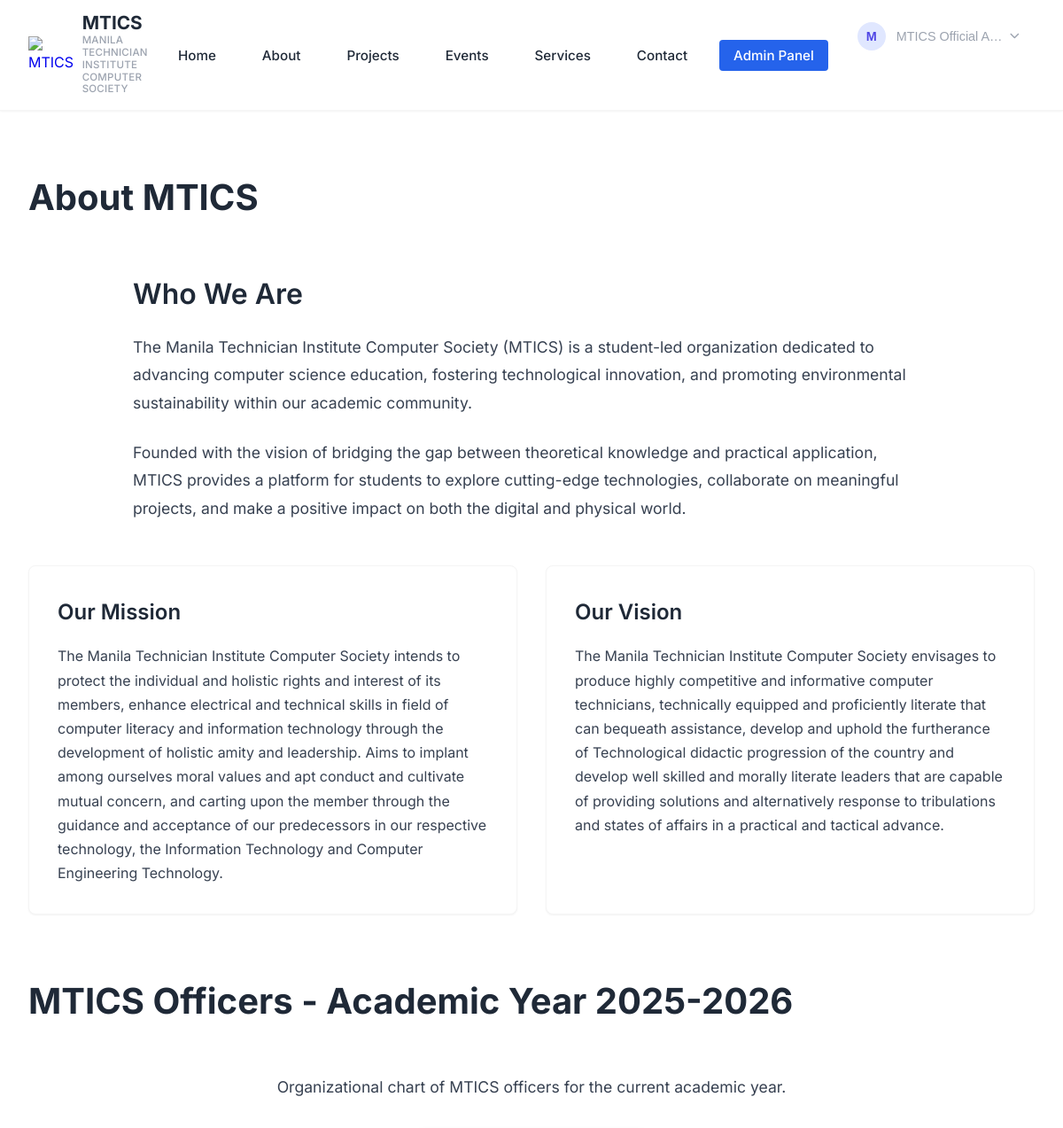
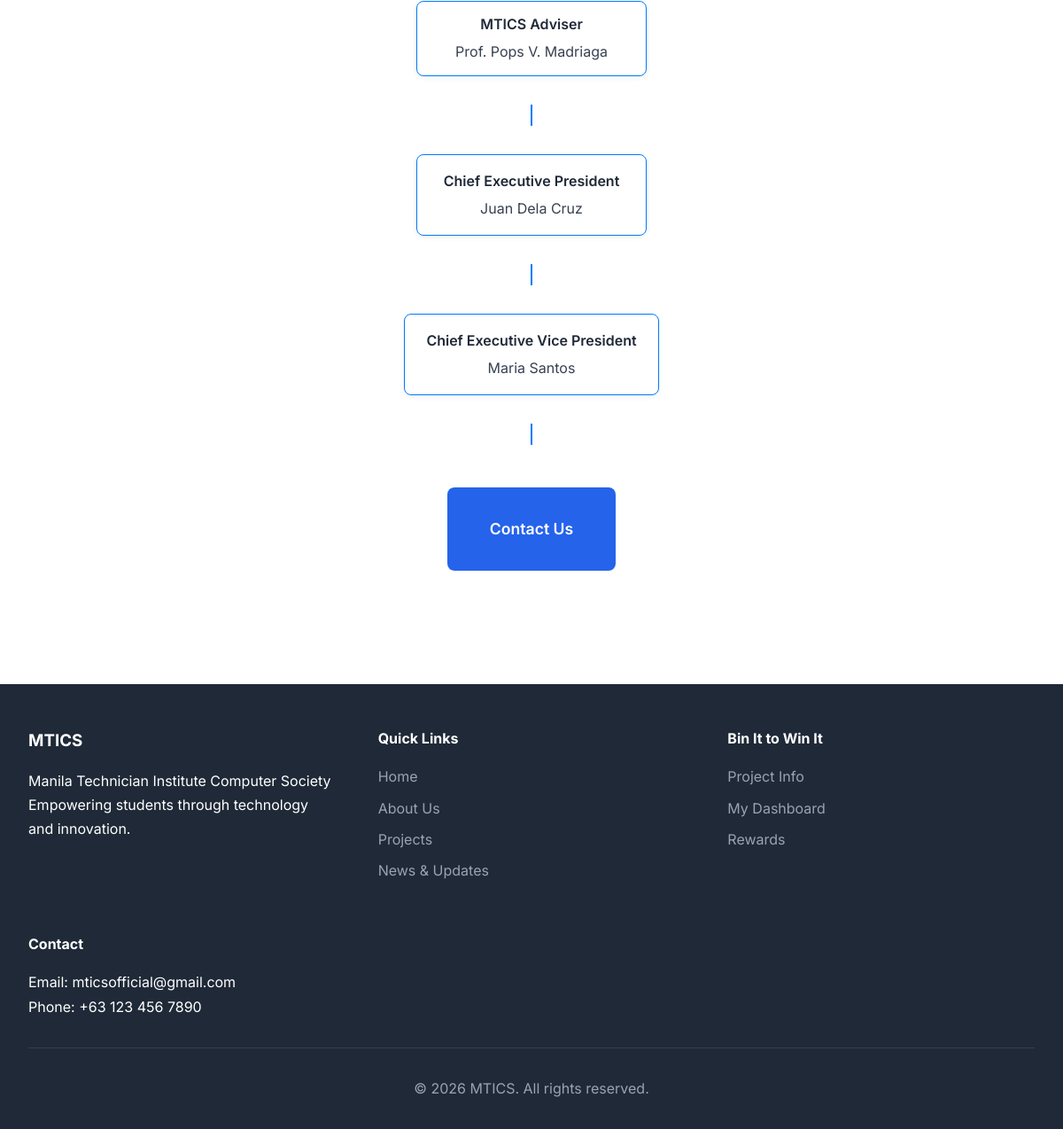
The app's page /about.php (signed in) with its own data (2 pictures, top to bottom).
### tables this page shows
CREATE TABLE IF NOT EXISTS org_officers (
    id INT AUTO_INCREMENT PRIMARY KEY,
    full_name VARCHAR(255) NOT NULL,
    position VARCHAR(255) NOT NULL,
    profile_image VARCHAR(255),
    display_order INT DEFAULT 0,
    is_active BOOLEAN DEFAULT TRUE,
    created_at TIMESTAMP DEFAULT CURRENT_TIMESTAMP,
    updated_at TIMESTAMP DEFAULT CURRENT_TIMESTAMP ON UPDATE CURRENT_TIMESTAMP,
    INDEX idx_is_active (is_active),
    INDEX idx_display_order (display_order)
);

### about.php (the view, shortened to what this page needs)
<?php
$db = Database::getInstance()->getConnection();
$stmt = $db->query("SELECT * FROM org_officers WHERE is_active = 1 ORDER BY display_order ASC");
$officers = $stmt->fetchAll();
$president = array_filter($officers, fn($o) => str_contains($o['position'], 'Chief Executive President'));
$chief_vp = array_filter($officers, fn($o) => str_contains($o['position'], 'Chief Executive Vice President'));
$adviser = array_filter($officers, fn($o) => str_contains(strtolower($o['position']), 'adviser'));
include 'includes/header.php';
?>
<section class="section">
    <div class="container">
        <h1 class="section-title">About MTICS</h1>
        <div style="max-width: 900px; margin: 0 auto 3rem;">
            <h2 style="font-size: 2rem; font-weight: 600; margin-bottom: 1rem; color: var(--text-dark);">Who We Are</h2>
            <p style="font-size: 1.1rem; line-height: 1.8; margin-bottom: 1.5rem; color: var(--dark-gray);">
                The Manila Technician Institute Computer Society (MTICS) is a student-led
                organization dedicated to advancing computer science education, fostering
                technological innovation, and promoting environmental sustainability within
                our academic community.
            </p>
            <p style="font-size: 1.1rem; line-height: 1.8; color: var(--dark-gray);">
                Founded with the vision of bridging the gap between theoretical knowledge
                and practical application, MTICS provides a platform for students to
                explore cutting-edge technologies, collaborate on meaningful projects,
                and make a positive impact on both the digital and physical world.
            </p>
        </div>
        <div class="grid grid-2" style="margin-bottom: 3rem;">
            <div class="card">
                <h3 class="card-title" style="margin-bottom: var(--spacing-sm);">Our Mission</h3>
                <p class="card-body" style="margin: 0;">The Manila Technician Institute Computer Society intends to
                    protect the individual and holistic rights and interest of its
                    members, enhance electrical and technical skills in field of
                    computer literacy and information technology through the
                    development of holistic amity and leadership.
                    Aims to implant among ourselves moral values and apt
                    conduct and cultivate mutual concern, and carting upon the
                    member through the guidance and acceptance of our
                    predecessors in our respective technology, the Information
                    Technology and Computer Engineering Technology.
                </p>
            </div>
            <div class="card">
                <h3 class="card-title" style="margin-bottom: var(--spacing-sm);">Our Vision</h3>
                <p class="card-body" style="margin: 0;">The Manila Technician Institute Computer Society
                    envisages to produce highly competitive and
                    informative computer technicians, technically
                    equipped and proficiently literate that can bequeath
                    assistance, develop and uphold the furtherance of
                    Technological didactic progression of the country and
                    develop well skilled and morally literate leaders that
                    are capable of providing solutions and alternatively
                    response to tribulations and states of affairs in a
                    practical and tactical advance.
                </p>
            </div>
        </div>
        <h2 class="section-title" style="margin-top: 4rem;">MTICS Officers - Academic Year 2025-2026</h2>
        <div style="max-width: 1000px; margin: 3rem auto;">
            <p style="text-align: center; color: var(--dark-gray); font-size: 1.1rem; margin-bottom: 2rem;">
                Organizational chart of MTICS officers for the current academic year.
            </p>
            <?php if (!empty($officers)): ?>
                <div style="display: flex; flex-direction: column; align-items: center; gap: 2rem;">
                    <?php if (!empty($adviser) || true): ?>
                        <div style="display:flex; justify-content:center; width:100%;">
                            <?php if (!empty($adviser)): ?>
                                <?php foreach ($adviser as $officer): ?>
                                    <div style="min-width: 260px; text-align: center; padding: 0.75rem 1rem; border-radius: 8px; background: #ffffff; box-shadow: 0 2px 6px rgba(0,0,0,0.06); border: 1px solid var(--azure-blue);">
                                        <div style="font-weight: 600; color: var(--text-dark); margin-bottom: 0.25rem;"><?php echo htmlspecialchars($officer['position']); ?></div>
                                        <div style="color: var(--dark-gray);"><?php echo htmlspecialchars($officer['full_name']); ?></div>
                                    </div>
                                <?php endforeach; ?>
                            <?php endif; ?>
                        </div>
                        <div style="width: 2px; height: 24px; background: var(--azure-blue);"></div>
                    <?php endif; ?>
                    <?php if (!empty($president)): ?>
                        <div style="display: flex; justify-content: center; width: 100%;">
                            <?php foreach ($president as $officer): ?>
                                <div style="min-width: 260px; text-align: center; padding: 1rem 1.5rem; border-radius: 8px; background: #ffffff; box-shadow: 0 2px 6px rgba(0,0,0,0.06); border: 1px solid var(--azure-blue);">
                                    <div style="font-weight: 600; color: var(--text-dark); margin-bottom: 0.25rem;"><?php echo htmlspecialchars($officer['position']); ?></div>
                                    <div style="color: var(--dark-gray);"><?php echo htmlspecialchars($officer['full_name']); ?></div>
                                </div>
                            <?php endforeach; ?>
                        </div>
                        <div style="width: 2px; height: 24px; background: var(--azure-blue);"></div>
                    <?php endif; ?>
                    <?php if (!empty($chief_vp)): ?>
                        <div style="display: flex; justify-content: center; width: 100%;">
                            <?php foreach ($chief_vp as $officer): ?>
                                <div style="min-width: 260px; text-align: center; padding: 1rem 1.5rem; border-radius: 8px; background: #ffffff; box-shadow: 0 2px 6px rgba(0,0,0,0.06); border: 1px solid var(--azure-blue);">
                                    <div style="font-weight: 600; color: var(--text-dark); margin-bottom: 0.25rem;"><?php echo htmlspecialchars($officer['position']); ?></div>
                                    <div style="color: var(--dark-gray);"><?php echo htmlspecialchars($officer['full_name']); ?></div>
                                </div>
                            <?php endforeach; ?>
                        </div>
                        <div style="width: 2px; height: 24px; background: var(--azure-blue);"></div>
                    <?php endif; ?>
                </div>
            <?php endif; ?>
        </div>
        <div style="text-align: center; margin-top: 3rem;">
            <a href="contact.php" class="btn btn-primary btn-large">Contact Us</a>
        </div>
    </div>
</section>
<?php include 'includes/footer.php'; ?>

### assets/css/style.css (style rules this page uses)
:root { --primary-blue: #2563eb; --dark-blue: #1e40af; --light-blue: #3b82f6; --accent-blue: #60a5fa; --light-blue-bg: #eff6ff; --medium-blue-text: #1e40af; --azure-blue: #007bff; --gold-yellow: #ffc107; --white: #ffffff; --light-gray: #f5f5f5; --medium-gray: #9ca3af; --dark-gray: #374151; --text-dark: #1f2937; --font-primary: 'Inter', -apple-system, BlinkMacSystemFont, 'Segoe UI', sans-serif; --spacing-xs: 0.5rem; --spacing-sm: 1rem; --spacing-md: 2rem; --spacing-lg: 3rem; --spacing-xl: 4rem; --radius-sm: 4px; --radius-md: 8px; --radius-lg: 12px; --shadow-sm: 0 1px 2px rgba(0, 0, 0, 0.05); --shadow-md: 0 4px 6px rgba(0, 0, 0, 0.1); --shadow-lg: 0 10px 15px rgba(0, 0, 0, 0.1); }
* { margin: 0; padding: 0; box-sizing: border-box; }
body { font-family: var(--font-primary); background: var(--white); color: var(--text-dark); line-height: 1.7; min-height: 100vh; }
.container { max-width: 1200px; margin: 0 auto; padding: 0 var(--spacing-md); }
.btn { display: inline-block; padding: var(--spacing-sm) var(--spacing-md); border: none; border-radius: var(--radius-md); font-weight: 600; text-decoration: none; cursor: pointer; transition: all 0.3s ease; font-size: 1rem; text-align: center; font-family: var(--font-primary); }
.btn-primary { background: var(--primary-blue); color: var(--white); }
.btn-large { padding: var(--spacing-md) var(--spacing-lg); font-size: 1.1rem; }
.section { padding: var(--spacing-xl) 0; background: var(--white); }
.section-title { font-size: 2.5rem; font-weight: 700; color: var(--text-dark); margin-bottom: var(--spacing-lg); text-align: left; }
.card { background: var(--white); border: 1px solid var(--light-gray); border-radius: var(--radius-md); padding: var(--spacing-md); box-shadow: var(--shadow-sm); transition: all 0.3s ease; }
.card-title { font-size: 1.5rem; font-weight: 600; color: var(--text-dark); margin: 0; }
.card-body { color: var(--dark-gray); line-height: 1.7; }
.grid { display: grid; gap: var(--spacing-md); }
.grid-2 { grid-template-columns: repeat(auto-fit, minmax(300px, 1fr)); }

### records on screen
org_officers: position "MTICS Adviser", full_name "Prof. Pops V. Madriaga"
org_officers: position "Chief Executive President", full_name "Juan Dela Cruz"
org_officers: position "Chief Executive Vice President", full_name "Maria Santos"

### other values on screen
$initials "M"
$current_name "MTICS Official A…"
